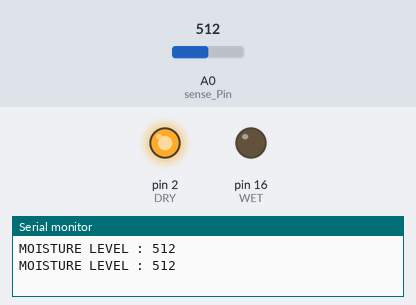
A sketch run on a simulated Arduino Uno, built with avr-gcc and run on an emulated ATmega328P. On the bench: output pins drawn as LEDs (lit = HIGH), the last lines printed to the serial monitor. The test bench sets the inputs (shaded band); at power-on: A0 (sense_Pin) = 512.

Above: at 3.2 s.
3.3 s: A0 (sense_Pin) set to 55
6.8 s: A0 (sense_Pin) set to 44
At 7.8 s:
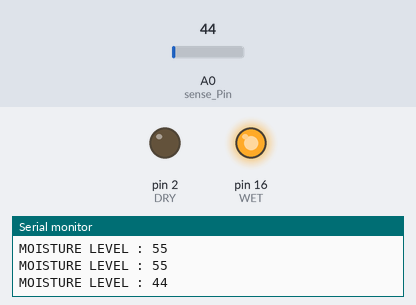
10.8 s: A0 (sense_Pin) set to 60
At 11.8 s:
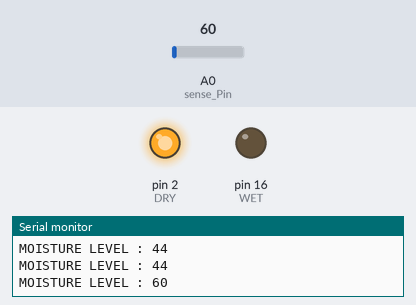
14.8 s: A0 (sense_Pin) set to 40
At 15.3 s:
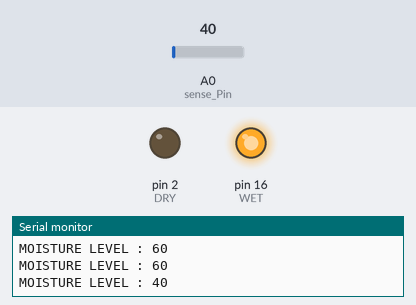
Timing chart, 0 to 17.8 s (numbered marks = the images above; inputs shaded):
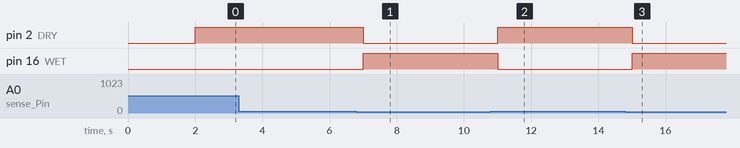

Measured:
- the behaviour switches between 50 and 49 on A0 (sense_Pin) (found by bisection; images 0 and 1)
- after the input at 6.8 s, pin 2 (DRY): HIGH → LOW after 0.20 s; pin 16 (WET): LOW → HIGH after 0.20 s
- after the input at 10.8 s, pin 2 (DRY): LOW → HIGH after 0.20 s; pin 16 (WET): HIGH → LOW after 0.20 s
- after the input at 14.8 s, pin 2 (DRY): HIGH → LOW after 0.21 s; pin 16 (WET): LOW → HIGH after 0.21 s

The sketch:

Proyecto_Interfaces.ino
```cpp
int WET= 16; // Wet Indicator at Digital pin D0

int DRY= 2;  // Dry Indicator at Digital pin D4
int sense_Pin = A0; // sensor input at Analog pin A0

int value = 0;
void setup() {
   Serial.begin(115200);
   pinMode(WET, OUTPUT);
   pinMode(DRY, OUTPUT);
   delay(2000);
}
void loop() {

   Serial.print("MOISTURE LEVEL : ");
   value= analogRead(sense_Pin);
   //value= value;
   Serial.println(value);

        if(value<50)
        {
            digitalWrite(WET, HIGH);
        }
       else
       {
           digitalWrite(DRY,HIGH);
       }

       delay(1000);

       digitalWrite(WET,LOW);

       digitalWrite(DRY, LOW);

}
```
